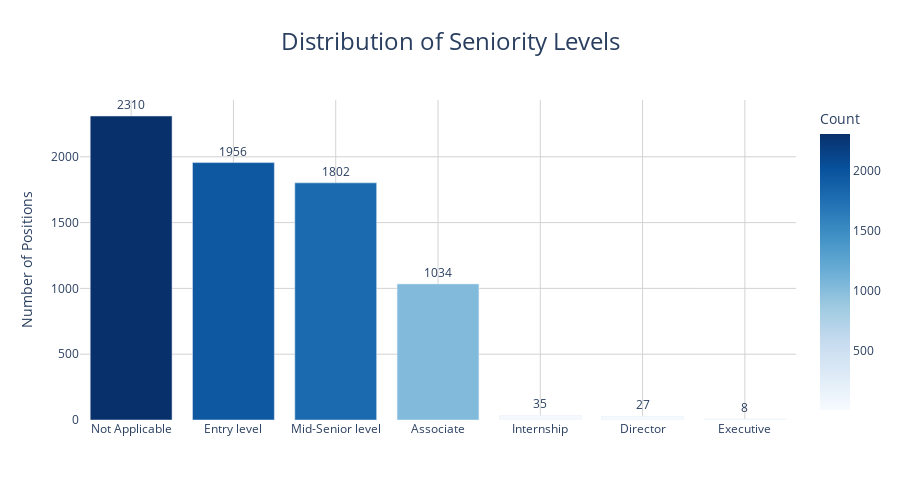

The code cell stored with this chart in its notebook:
### Code cell
seniority_dist = df['Seniority level'].value_counts().reset_index()
seniority_dist.columns = ['Seniority Level', 'Count']
    
fig3 = px.bar(seniority_dist,
                  x='Seniority Level',
                  y='Count',
                  title="Distribution of Seniority Levels",
                  color='Count',
                  color_continuous_scale='blues',
                  text='Count')
    
fig3.update_layout(
        plot_bgcolor='white',
        paper_bgcolor='white',
        title={
            'font_size': 24,
            'xanchor': 'center',
            'x': 0.5
        },
        xaxis=dict(
            title='',
            tickfont=dict(size=12),
            gridcolor='lightgray'
        ),
        yaxis=dict(
            title='Number of Positions',
            tickfont=dict(size=12),
            gridcolor='lightgray'
        ),
        showlegend=False,
        height=500
    )
    
fig3.update_traces(
        textposition='outside',
        textfont=dict(size=12),
        hovertemplate="<b>%{x}</b><br>Positions: %{y}<extra></extra>"
    )

### Figure 1 — Plotly figure (JSON) as saved in the notebook; plotly's stock layout.template omitted (floating-point values rounded to 4 significant figures)
{"data": [{"hovertemplate": "<b>%{x}</b><br>Positions: %{y}<extra></extra>", "legendgroup": "", "marker": {"color": [2310, 1956, 1802, 1034, 35, 27, 8], "coloraxis": "coloraxis", "pattern": {"shape": ""}}, "name": "", "orientation": "v", "showlegend": false, "text": [2310.0, 1956.0, 1802.0, 1034.0, 35.0, 27.0, 8.0], "textfont": {"size": 12}, "textposition": "outside", "type": "bar", "x": ["Not Applicable", "Entry level", "Mid-Senior level", "Associate", "Internship", "Director", "Executive"], "xaxis": "x", "y": [2310, 1956, 1802, 1034, 35, 27, 8], "yaxis": "y"}], "layout": {"barmode": "relative", "coloraxis": {"colorbar": {"title": {"text": "Count"}}, "colorscale": [[0, "rgb(247,251,255)"], [0.125, "rgb(222,235,247)"], [0.25, "rgb(198,219,239)"], [0.375, "rgb(158,202,225)"], [0.5, "rgb(107,174,214)"], [0.625, "rgb(66,146,198)"], [0.75, "rgb(33,113,181)"], [0.875, "rgb(8,81,156)"], [1, "rgb(8,48,107)"]]}, "height": 500, "legend": {"tracegroupgap": 0}, "paper_bgcolor": "white", "plot_bgcolor": "white", "showlegend": false, "title": {"font": {"size": 24}, "text": "Distribution of Seniority Levels", "x": 0.5, "xanchor": "center"}, "xaxis": {"anchor": "y", "domain": [0, 1], "gridcolor": "lightgray", "tickfont": {"size": 12}, "title": {"text": ""}}, "yaxis": {"anchor": "x", "domain": [0, 1], "gridcolor": "lightgray", "tickfont": {"size": 12}, "title": {"text": "Number of Positions"}}}}
